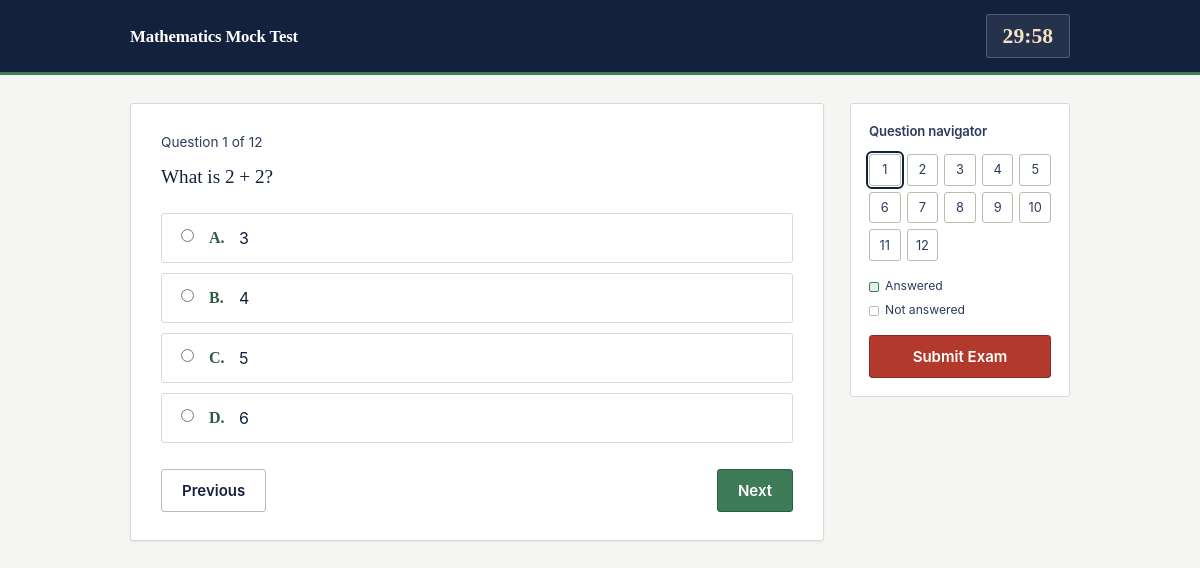
The app's page /student/exam/1 (signed in) with its own data.
### tables this page shows
CREATE TABLE exams (
    id INTEGER PRIMARY KEY AUTOINCREMENT,
    title TEXT NOT NULL,
    description TEXT,
    duration_minutes INTEGER NOT NULL,
    created_at TEXT DEFAULT (datetime('now'))
);

CREATE TABLE questions (
    id INTEGER PRIMARY KEY AUTOINCREMENT,
    exam_id INTEGER NOT NULL,
    question_text TEXT NOT NULL,
    option_a TEXT NOT NULL,
    option_b TEXT NOT NULL,
    option_c TEXT NOT NULL,
    option_d TEXT NOT NULL,
    correct_answer TEXT NOT NULL CHECK (correct_answer IN ('A','B','C','D')),
    FOREIGN KEY (exam_id) REFERENCES exams (id) ON DELETE CASCADE
);

### app.py (the view)
@app.route("/student/exam/<int:exam_id>")
@student_required
def exam(exam_id):
    db = get_db()
    exam_row = db.execute("SELECT * FROM exams WHERE id = ?", (exam_id,)).fetchone()
    if not exam_row:
        flash("Exam not found.", "error")
        return redirect(url_for("student_dashboard"))
    questions = db.execute(
        "SELECT id, question_text, option_a, option_b, option_c, option_d FROM questions WHERE exam_id = ? ORDER BY id",
        (exam_id,),
    ).fetchall()
    if not questions:
        flash("This exam has no questions yet.", "error")
        return redirect(url_for("student_dashboard"))
    return render_template("exam.html", exam=exam_row, questions=questions)

### app.py (called while the page is built)
def get_db():
    if "db" not in g:
        g.db = sqlite3.connect(DB_PATH)
        g.db.row_factory = sqlite3.Row
        g.db.execute("PRAGMA foreign_keys = ON")
    return g.db

def student_required(view):
    @wraps(view)
    def wrapped(*args, **kwargs):
        if session.get("role") != "student":
            flash("Please log in as a student to continue.", "error")
            return redirect(url_for("login"))
        return view(*args, **kwargs)
    return wrapped

### templates/exam.html (shortened to what this page needs)
{% extends "base.html" %}
{% block body %}
<div class="exam-header">
  <div class="exam-header-inner">
    <h1>{{ exam.title }}</h1>
    <div class="timer" id="timer">--:--</div>
  </div>
</div>
<form id="exam-form" method="POST" action="{{ url_for('submit_exam', exam_id=exam.id) }}">
  <div class="exam-body" data-duration-seconds="{{ exam.duration_minutes * 60 }}">
    <div class="question-panel">
      {% for q in questions %}
        <div class="question-slide" data-index="{{ loop.index0 }}" {% if not loop.first %}style="display:none;"{% endif %}>
          <div class="question-progress">Question {{ loop.index }} of {{ questions|length }}</div>
          <div class="question-text">{{ q.question_text }}</div>
          <label class="option">
            <input type="radio" name="question_{{ q.id }}" value="A">
            <span class="letter">A.</span><span>{{ q.option_a }}</span>
          </label>
          <label class="option">
            <input type="radio" name="question_{{ q.id }}" value="B">
            <span class="letter">B.</span><span>{{ q.option_b }}</span>
          </label>
          <label class="option">
            <input type="radio" name="question_{{ q.id }}" value="C">
            <span class="letter">C.</span><span>{{ q.option_c }}</span>
          </label>
          <label class="option">
            <input type="radio" name="question_{{ q.id }}" value="D">
            <span class="letter">D.</span><span>{{ q.option_d }}</span>
          </label>
        </div>
      {% endfor %}
      <div class="exam-nav-buttons">
        <button type="button" class="btn btn-outline" id="prev-btn">Previous</button>
        <button type="button" class="btn" id="next-btn">Next</button>
      </div>
    </div>
    <div class="qnav">
      <h4>Question navigator</h4>
      <div class="qnav-grid" id="qnav-grid">
        {% for q in questions %}
          <button type="button" data-index="{{ loop.index0 }}" class="{{ 'current' if loop.first else '' }}">{{ loop.index }}</button>
        {% endfor %}
      </div>
      <div class="qnav-legend">
        <div><span class="legend-dot answered"></span>Answered</div>
        <div><span class="legend-dot unanswered"></span>Not answered</div>
      </div>
      <button type="button" class="btn btn-danger btn-block" id="submit-btn-side">Submit Exam</button>
    </div>
  </div>
</form>
{% endblock %}

### static/css/style.css (style rules this page uses)
:root { --ink: #14213d; --ink-soft: #2c3a5c; --paper: #f5f6f3; --paper-raised: #ffffff; --rule: #d9dbd3; --rule-strong: #b9bcae; --green: #3e7c59; --green-deep: #2c5c41; --amber: #c98a1f; --amber-soft: #f3e2c3; --red: #b3392c; --red-soft: #f4dcd8; --font-serif: Georgia, "Iowan Old Style", "Palatino Linotype", "URW Palladio L", serif; --font-sans: -apple-system, BlinkMacSystemFont, "Segoe UI", Roboto, Helvetica, Arial, sans-serif; --radius: 3px; --shadow: 0 1px 2px rgba(20, 33, 61, 0.08); }
* { box-sizing: border-box; }
html, body { height: 100%; }
body { margin: 0; font-family: var(--font-sans); background: var(--paper); color: var(--ink); line-height: 1.5; -webkit-font-smoothing: antialiased; }
h1, h2, h3, h4 { font-family: var(--font-serif); color: var(--ink); margin: 0 0 0.4em; font-weight: 600; letter-spacing: -0.01em; }
button, input, select, textarea { font-family: inherit; font-size: 1rem; }
.btn { display: inline-block; padding: 11px 20px; border-radius: var(--radius); border: 1px solid var(--green-deep); background: var(--green); color: #fff; font-weight: 600; font-size: 0.94rem; cursor: pointer; text-decoration: none; text-align: center; }
.btn-block { width: 100%; }
.btn-outline { background: transparent; color: var(--ink); border-color: var(--rule-strong); }
.btn-danger { background: var(--red); border-color: #8f2c22; }
.exam-header { background: var(--ink); color: #fff; padding: 14px 0; position: sticky; top: 0; z-index: 10; border-bottom: 3px solid var(--green); }
.exam-header-inner { max-width: 980px; margin: 0 auto; padding: 0 20px; display: flex; align-items: center; justify-content: space-between; gap: 16px; flex-wrap: wrap; }
.exam-header h1 { color: #fff; font-size: 1.05rem; margin: 0; }
.timer { font-family: var(--font-serif); font-variant-numeric: tabular-nums; font-size: 1.35rem; font-weight: 700; color: var(--amber-soft); background: rgba(255, 255, 255, 0.08); border: 1px solid rgba(255, 255, 255, 0.2); padding: 5px 16px; border-radius: var(--radius); }
.exam-body { max-width: 980px; margin: 0 auto; padding: 28px 20px 90px; display: grid; grid-template-columns: 1fr 220px; gap: 26px; }
.question-panel { background: var(--paper-raised); border: 1px solid var(--rule); border-radius: var(--radius); padding: 28px 30px; box-shadow: var(--shadow); }
.question-progress { font-size: 0.85rem; color: var(--ink-soft); margin-bottom: 10px; }
.question-text { font-family: var(--font-serif); font-size: 1.2rem; color: var(--ink); margin-bottom: 22px; line-height: 1.45; }
.option { display: flex; align-items: flex-start; gap: 12px; padding: 12px 14px; border: 1px solid var(--rule); border-radius: var(--radius); margin-bottom: 10px; cursor: pointer; }
.option input { margin-top: 3px; }
.option .letter { font-family: var(--font-serif); font-weight: 700; color: var(--green-deep); width: 18px; }
.exam-nav-buttons { display: flex; justify-content: space-between; margin-top: 26px; gap: 10px; }
.qnav { background: var(--paper-raised); border: 1px solid var(--rule); border-radius: var(--radius); padding: 18px; align-self: start; position: sticky; top: 90px; }
.qnav h4 { font-size: 0.82rem; text-transform: none; color: var(--ink-soft); font-family: var(--font-sans); margin-bottom: 12px; }
.qnav-grid { display: grid; grid-template-columns: repeat(5, 1fr); gap: 6px; margin-bottom: 16px; }
.qnav-grid button { width: 100%; aspect-ratio: 1; border: 1px solid var(--rule-strong); background: var(--paper-raised); border-radius: var(--radius); font-size: 0.8rem; color: var(--ink-soft); cursor: pointer; }
.qnav-grid button.current { outline: 2px solid var(--ink); outline-offset: 1px; }
.qnav-legend { font-size: 0.76rem; color: var(--ink-soft); display: flex; flex-direction: column; gap: 6px; margin-bottom: 16px; }
.legend-dot { display: inline-block; width: 10px; height: 10px; border-radius: 2px; margin-right: 6px; vertical-align: middle; }
.legend-dot.answered { background: #e3efe7; border: 1px solid var(--green); }
.legend-dot.unanswered { background: var(--paper-raised); border: 1px solid var(--rule-strong); }

### records on screen
exams: title "Mathematics Mock Test"
questions: questions "12", question_text "What is 2 + 2?", option_a "3", option_b "4", option_c "5", option_d "6"
